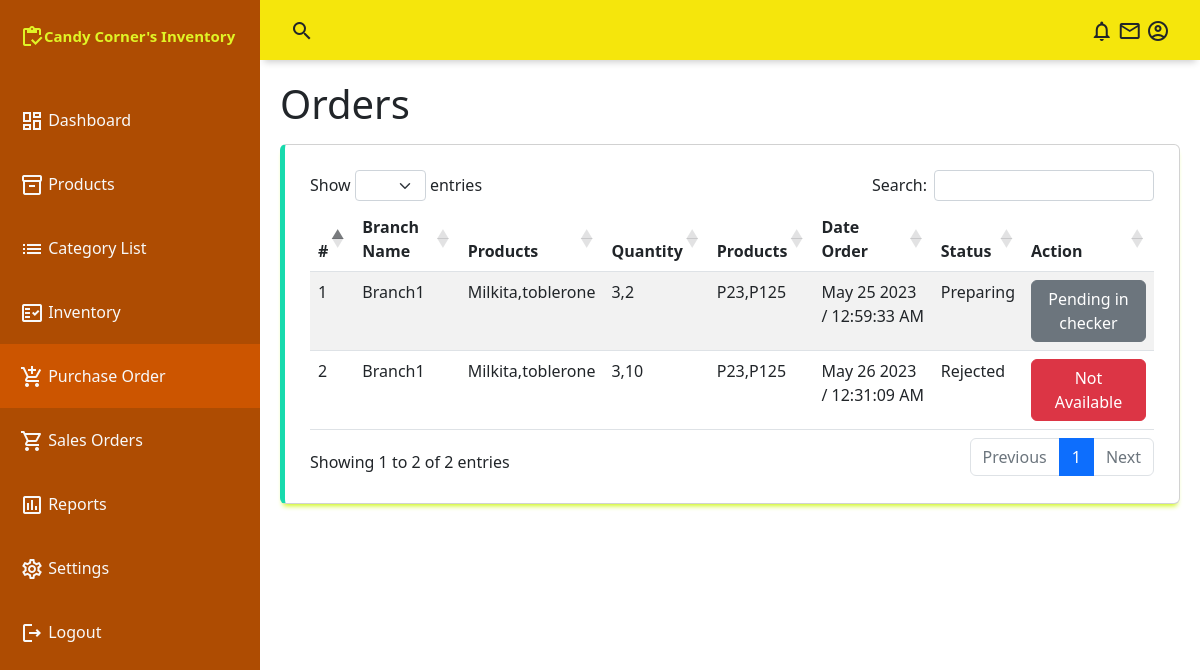
The app's page /admin/orders.php, older data.
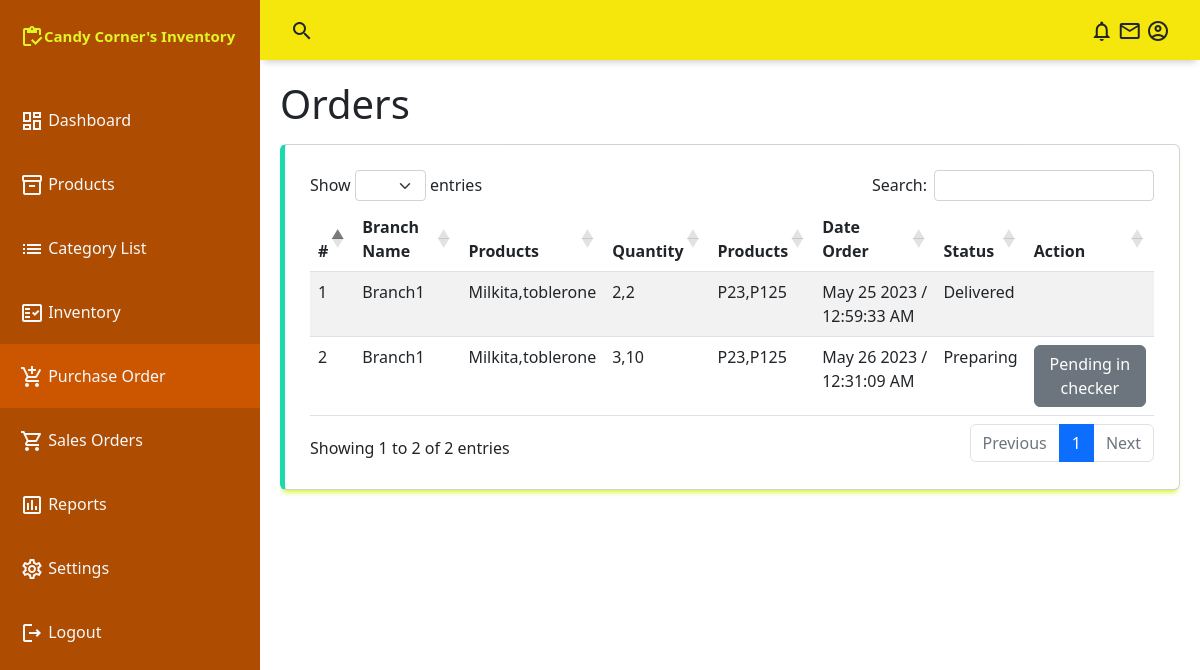
The same page, newer data.
### tables this page shows
CREATE TABLE `orders` (
  `order_id` int(255) NOT NULL,
  `order_united_id` int(255) NOT NULL,
  `order_product_id` int(255) NOT NULL,
  `order_quantity` int(11) NOT NULL,
  `order_date` datetime NOT NULL DEFAULT current_timestamp(),
  `order_status` int(11) NOT NULL DEFAULT 0,
  `order_user_id` int(11) NOT NULL
);

CREATE TABLE `users` (
  `u_id` int(255) NOT NULL,
  `u_email` text NOT NULL,
  `u_password` text NOT NULL,
  `u_name` text NOT NULL,
  `u_type` int(255) NOT NULL DEFAULT 0,
  `u_status` int(255) NOT NULL DEFAULT 0
);

### conn/config.php (called while the page is built, shortened)
<?php
	class db_connect{
		public $host = db_host;
		public $user = db_user;
		public $pass = db_pass;
		public $name = db_name;
		public function connect(){
			$this->conn = new mysqli($this->host, $this->user, $this->pass, $this->name);
		}
	}
	function statusReport($status){
		if($status == 0){
			return "Pending";
		}else if($status==1){
			return "Rejected";
		}else if($status==2){
			return "Preparing";
		}else if($status==3){
			return "Waiting for delivery";
		}else if($status==4){
			return "On the way";
		}else if($status==5){
			return "Delivered";
		}
	}
?>

### conn/class.php (called while the page is built, shortened)
<?php
	require_once'config.php';
	class db_class extends db_connect{
		public function selectOrders(){
			$query=$this->conn->prepare("SELECT *,
			GROUP_CONCAT(prod_name SEPARATOR ',') as grp_prodname,
			GROUP_CONCAT(order_quantity SEPARATOR ',') as grp_quantity,
			GROUP_CONCAT(prod_price SEPARATOR ',') as grp_price,
			GROUP_CONCAT('P',prod_price SEPARATOR ',') as grp_prices,
			DATE_FORMAT(order_date, '%M %d %Y /  %h:%i:%s %p ') as order_date
			FROM `orders` as a
			LEFT JOIN products as b
			ON a.order_product_id = b.prod_id
			LEFT JOIN category as c
			ON b.prod_category = c.category_id
			LEFT JOIN users as d
            ON a.order_user_id = d.u_id
			GROUP BY order_united_id") or die($this->conn->error);
			if($query->execute()){
				$result = $query->get_result();
				return $result;
			}
		}
	}
?>

### admin/orders.php (the view, shortened to what this page needs)
<?php
include("../conn/class.php");
$db=new db_class();
include("include/navbar.php");
include("include/sidebar.php");
?>
    <main class="main-container" style="z-index:2">
        <div class="fluid-container">
            <h1 class="mb-3">Orders</h1>
            <div class="table-responsive card">
                <table id="example" class="table table-striped" style="width:100%">
                    <thead>
                        <tr>
                            <th>#</th>
                            <th>Branch Name</th>
                            <th>Products</th>
                            <th>Quantity</th>
                            <th>Products</th>
                            <th>Date Order</th>
                            <th>Status</th>
                            <th>Action</th>
                        </tr>
                    </thead>
                    <tbody id="tbody">
                       <?php
                        $result= $db->selectOrders();
                        $i=1;
                        while($row=$result->fetch_array()){
                            $status = $row['order_status'];
                            $id = $row['order_united_id'];
                            $user_id = $row['order_user_id'];
                            $action="";
                            if($status==0){
                                $accept = status($id,$user_id,2,'Accept');
                                $decline = status($id,$user_id,1,'Decline');
                                $action = $accept.$decline;
                            }else if($status==2){
                                $action="<button class='btn btn-secondary'>Pending in checker</button>";
                            }else if($status==1){
                                $action="<button class='btn btn-danger'>Not Available</button>";
                            }
                            $status = statusReport($row['order_status']);
                            echo
                            '<tr>
                                <td>'.$i.'</td>
                                <td>'.ucfirst($row['u_name']).'</td>
                                <td>'.ucfirst($row['grp_prodname']).'</td>
                                <td>'.ucfirst($row['grp_quantity']).'</td>
                                <td>'.ucfirst($row['grp_prices']).'</td>
                                <td>'.ucfirst($row['order_date']).'</td>
                                <td>'.$status.'</td>
                                <td>
                                    '.$action.'
                                </td>
                            </tr>';
                            $i++;
                        }
                       ?>
                    </tbody>
                </table>
            </div>
        </div>
    </main>

Row changes from the older to the newer data that the page shows:
changed orders: grp_quantity "3,2" → "2,2"; order_status "Preparing" → "Delivered"; no longer shows "Pending in checker"
changed orders: order_status "Rejected" → "Preparing"; order_status "Not Available" → "Pending in checker"
